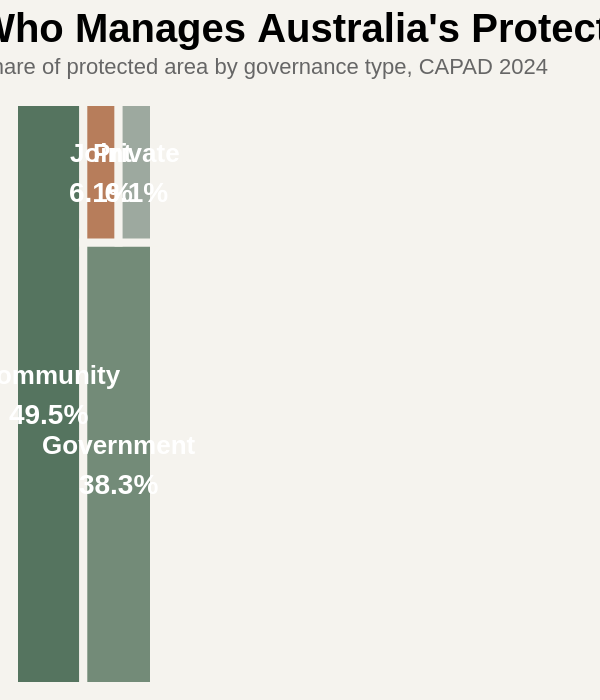

Vega-Lite specification for this chart:
### Vega-Lite specification from a JSON file in a GitHub repository (floating-point values rounded to 4 significant figures)
{"$schema": "https://vega.github.io/schema/vega-lite/v5.json", "width": "container", "height": 350, "autosize": {"type": "fit", "contains": "padding", "resize": true}, "background": "#f5f3ee", "title": {"text": "Who Manages Australia's Protected Land?", "subtitle": "Share of protected area by governance type, CAPAD 2024", "anchor": "start", "font": "Arial", "fontSize": 20, "fontWeight": "bold", "subtitleFont": "Arial", "subtitleFontSize": 11, "subtitleFontWeight": "normal", "subtitleColor": "#666666", "offset": 10}, "data": {"values": [{"Governance": "Community", "Share": 49.49, "Area_ha": 85858982, "x0": 0, "x1": 0.4949, "y0": 0, "y1": 1, "xm": 0.2475, "ym": 0.5}, {"Governance": "Government", "Share": 38.34, "Area_ha": 66509385, "x0": 0.4949, "x1": 1, "y0": 0, "y1": 0.7593, "xm": 0.7474, "ym": 0.3796}, {"Governance": "Joint", "Share": 6.06, "Area_ha": 10521598, "x0": 0.4949, "x1": 0.747, "y0": 0.7593, "y1": 1, "xm": 0.621, "ym": 0.8797}, {"Governance": "Private", "Share": 6.11, "Area_ha": 10603502, "x0": 0.747, "x1": 1, "y0": 0.7593, "y1": 1, "xm": 0.8735, "ym": 0.8797}]}, "layer": [{"mark": {"type": "rect", "stroke": "#f5f3ee", "strokeWidth": 4}, "encoding": {"x": {"field": "x0", "type": "quantitative", "scale": {"domain": [0, 1]}, "axis": null}, "x2": {"field": "x1"}, "y": {"field": "y0", "type": "quantitative", "scale": {"domain": [0, 1]}, "axis": null}, "y2": {"field": "y1"}, "color": {"field": "Governance", "type": "nominal", "scale": {"domain": ["Community", "Government", "Joint", "Private"], "range": ["#55745f", "#738b78", "#b77d5b", "#9da99f"]}, "legend": null}, "tooltip": [{"field": "Governance", "type": "nominal", "title": "Governance"}, {"field": "Share", "type": "quantitative", "title": "Share (%)", "format": ".2f"}, {"field": "Area_ha", "type": "quantitative", "title": "Protected area (ha)", "format": ",.0f"}]}}, {"mark": {"type": "text", "font": "Arial", "fontWeight": "bold", "fontSize": 13, "color": "#ffffff", "dy": -9}, "encoding": {"x": {"field": "xm", "type": "quantitative", "scale": {"domain": [0, 1]}}, "y": {"field": "ym", "type": "quantitative", "scale": {"domain": [0, 1]}}, "text": {"field": "Governance"}}}, {"transform": [{"calculate": "format(datum.Share, '.1f') + '%'", "as": "Label"}], "mark": {"type": "text", "font": "Arial", "fontWeight": "bold", "fontSize": 14, "color": "#ffffff", "dy": 11}, "encoding": {"x": {"field": "xm", "type": "quantitative", "scale": {"domain": [0, 1]}}, "y": {"field": "ym", "type": "quantitative", "scale": {"domain": [0, 1]}}, "text": {"field": "Label"}}}], "config": {"view": {"stroke": null}, "title": {"font": "Arial", "subtitleFont": "Arial"}}}
